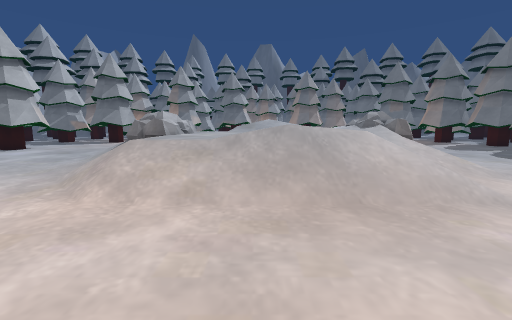
[1] (above)

23 first-person views from a walk through a Unity game level. The camera is 1.4 m above the floor, tilts 8° down and sees 90° across. The floor is counted in squares, 1 m on a side. Each view is taken from the middle of a square. On the plan, view 1 faces up. The plan holds only what a view shows up to about 13 squares ahead; the rest is blank. The place goes on beyond the plan. The player is left out.

[2]
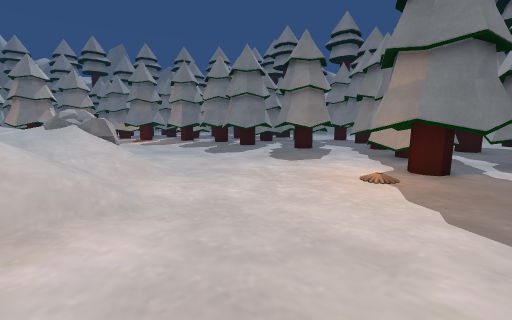

[3]
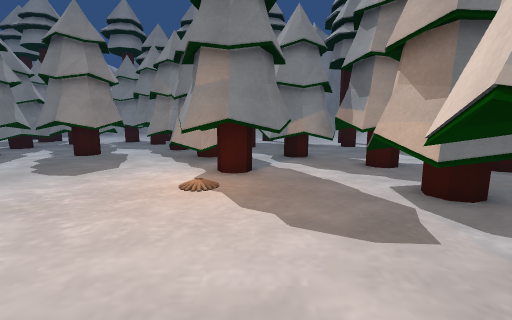

[4]
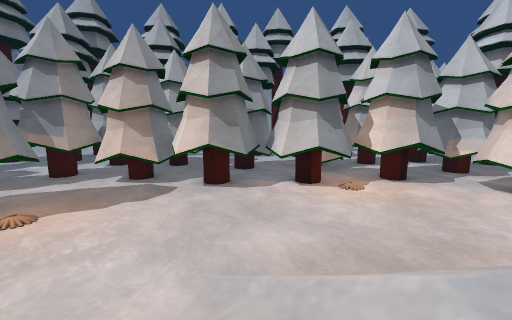

[5]
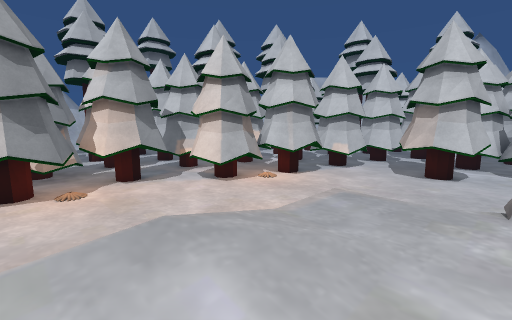

[6]
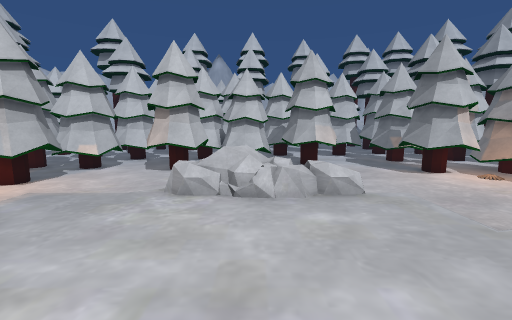

[7]
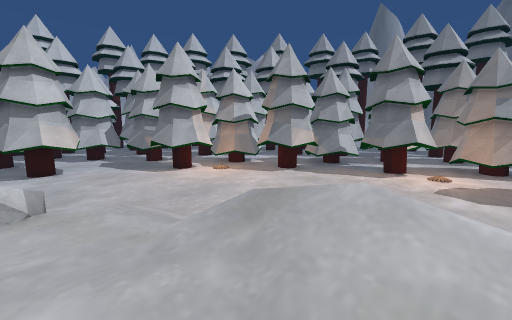

[8]
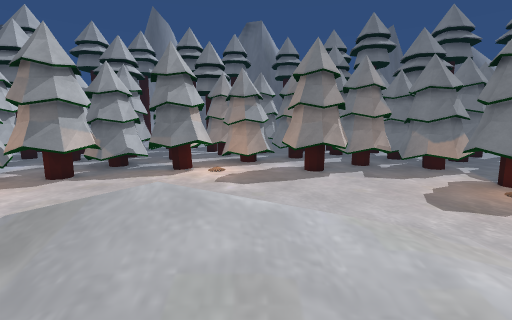

[9]
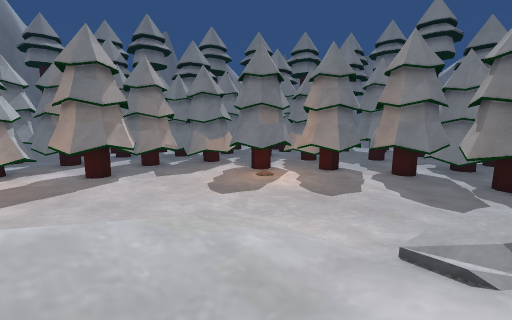

[10]
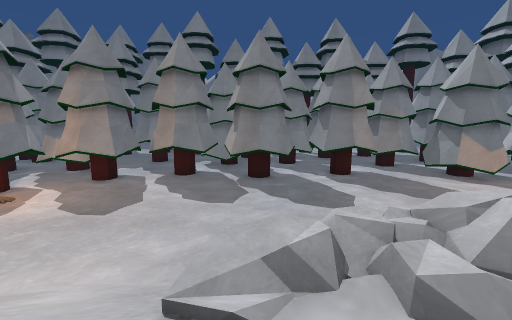

[11]
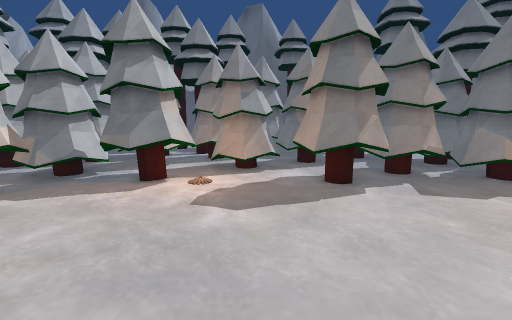

[12]
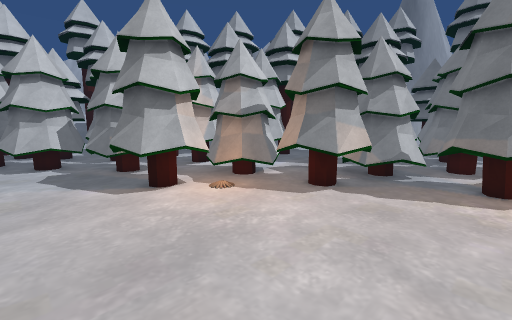

[13]
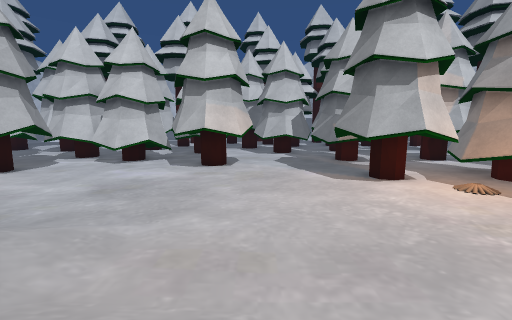

[14]
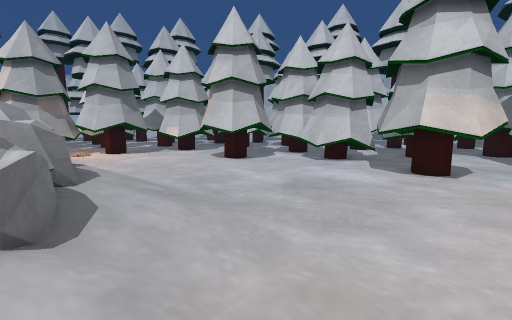

[15]
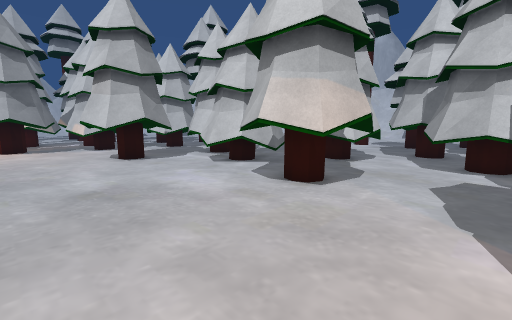

[16]
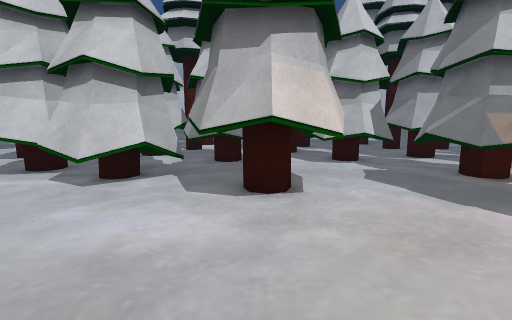

[17]
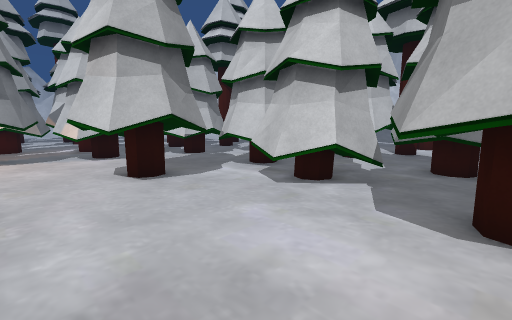

[18]
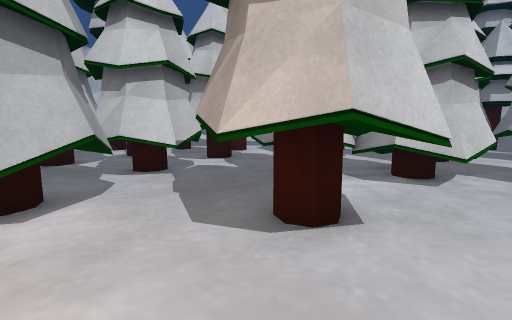

[19]
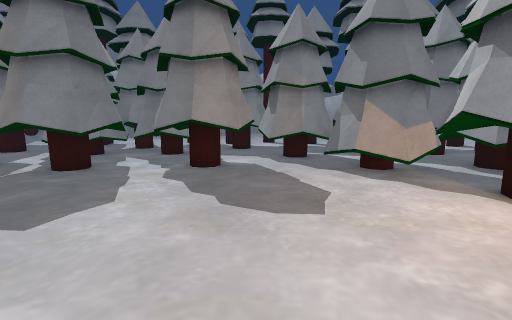

[20]
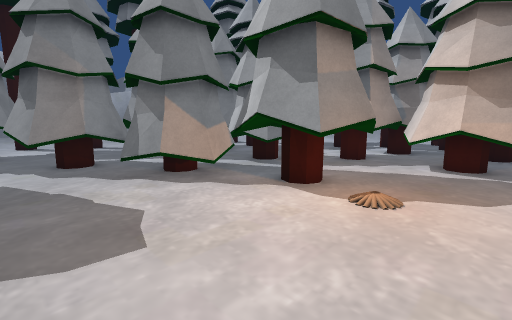

[21]
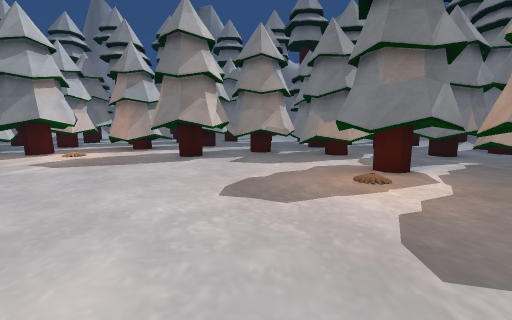

[22]
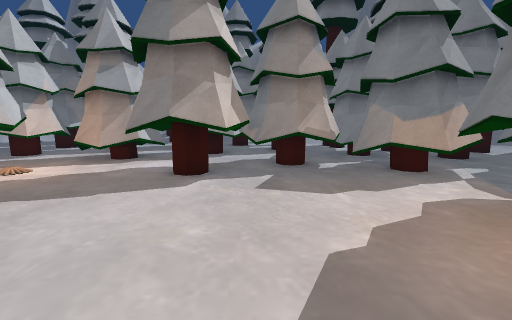

[23]
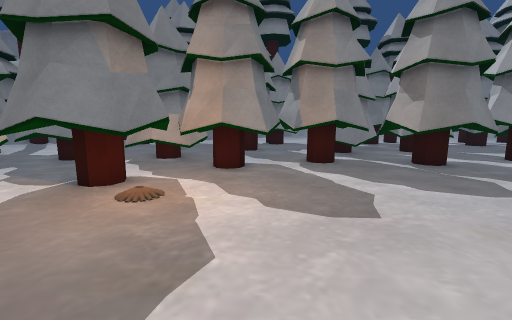

### Floor plan
Key: @ floor where view 1 was taken; # wall or solid block; . main floor; : floor 0.25 m higher than the main floor; + floor 1 m higher than the main floor; * floor 1.25 m higher than the main floor; / step, stairs or slope; T tree; O other object.
Columns run from 22 left of view 1 to 19 right of it. Each row starts with its distance up from view 1.
 30             TT  .TTTT TTTTTTT   TTTT
 29      T     TTT  TTTT..TTTT...T   TT.TTT
 28      T       . T#TT TTTTTT   T#TTT   TT  T
 27              . TTTTT#TT...T TTTTTT T.TT TT
 26             ..  T..T#T....T##T..TTTT.TTT
 25        #T.  TT  TT..T.....TTT.....T..TTT
 24        #TTTTT T##T...............T T..T
 23          .TTTTTTT................T##TTTT
 22    T     ..TT....................T#T TTT
 21   T#T  T   #T....................TTTTTTT
 20  .TTT T#T  ##T.....................T##
 19 T..TTTTTT.T#T........    ..........TTT
 18 T.  TT............./      /.........TTTT.O
 17   TTTT............./    /  /........T## .
 16  #TTTT..TT.......////////////.......T## T
 15 T#T....T##T......////////*+//........TTTTT
 14 TTTTTT.T##T.....///+++++ ++//.......TTTTTT
 13  .  #TTTTTT.....//OO+++ ++*O  .....TT#T T
 12  .. TTTT........//OO+++   OOO ......TTT.TT
 11 T TTT.TTT.......//OO+++ ++OOO........TT.T#
 10 TTTT TT#TT....../OOO+++  /OOO........TTTTT
  9    T   TT......./ O++++ +////.......T##T.
  8      TTTTTTT...../ +++++ /// .......TT#T.
  7       TT.T##T..../ +++*//////........TT TT
  6       TT.T#T....../////////:...........TTT
  5    #T.....T........////////..........T.TT
  4    #T TT............................TTTTTT
  3    TTTTTTTTT.....................TTTT   .T
  2   ..  TT TTTTTTT................T##TTT  T#
  1   TT. TT T TT##OTTT.............T##TTTT.TT
  0   TTTTT.      TTTTT...@..........TT.TTT T
 -1 O..   T   #T.   TTT.TT.TTTTTTT.T....TT  T
 -2 O..       TTTT     T#TTT#TT##TTTTTTTTT .TT
 -3            TTT  TTTT##TT T T TT#TT##T...
 -4             T  TTTT  TTT TTTT T  T#

Positions as (right, up) in squares from view 1, and headings:
1: (0, 0), facing up
2: (3, 0), facing up-right
3: (4, 1), facing right
4: (4, 8), facing down
5: (2, 9), facing down-left
6: (2, 11), facing left
7: (2, 13), facing up-left
8: (2, 13), facing up
9: (2, 13), facing up-right
10: (3, 13), facing right
11: (2, 17), facing up
12: (-2, 16), facing up-left
13: (-3, 16), facing left
14: (-4, 16), facing down-left
15: (-8, 18), facing down-left
16: (-8, 14), facing left
17: (-9, 14), facing down-left
18: (-8, 6), facing left
19: (7, 7), facing right
20: (8, 7), facing down-right
21: (8, 15), facing up
22: (7, 19), facing up
23: (6, 19), facing right
